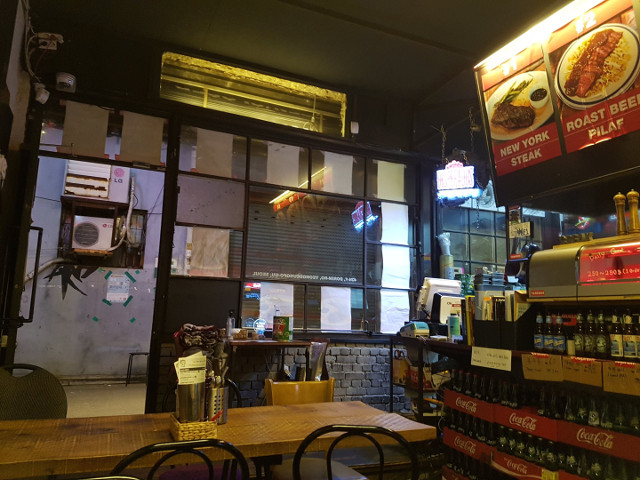
#> input picture Image Analysis/img/restaurant1.jpg, 640 x 480 px
$ jupyter execute 02_OpenCV_Panorama.ipynb
#> lines starting #> are read from the running program, lines starting #| are printed output that depends on the picture
### 파노라마 사진 생성
### (1) 좌측 사진을 우측사진에 매칭
### (2) 원근변환 행렬을 구하여, cv2.warpPerspective() 함수로 원근 변환

[cell 1]
import cv2, numpy as np
import matplotlib.pyplot as plt


#이미지 불러오기
img1 = cv2.imread('img/restaurant1.jpg')
#> img1 is the input picture: shape (480, 640, 3); mean B, G, R 48.7, 66.2, 80.3
img2 = cv2.imread('img/restaurant2.jpg')
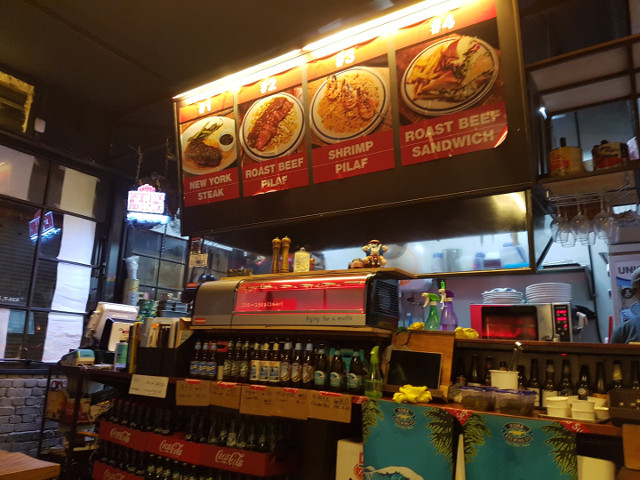
#> input picture Image Analysis/img/restaurant2.jpg, 640 x 480 px
#> img2 is the input picture: shape (480, 640, 3); mean B, G, R 49.6, 67.1, 89.5
gray1 = cv2.cvtColor(img1, cv2.COLOR_BGR2GRAY)
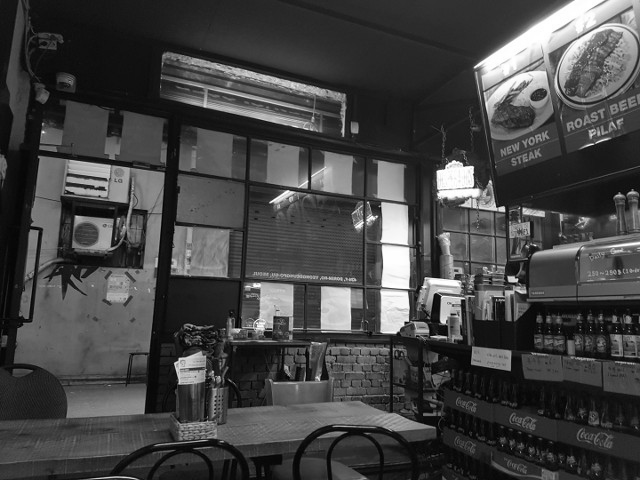
#> gray1: shape (480, 640); min 0, max 255, mean 68.4
gray2 = cv2.cvtColor(img2, cv2.COLOR_BGR2GRAY)
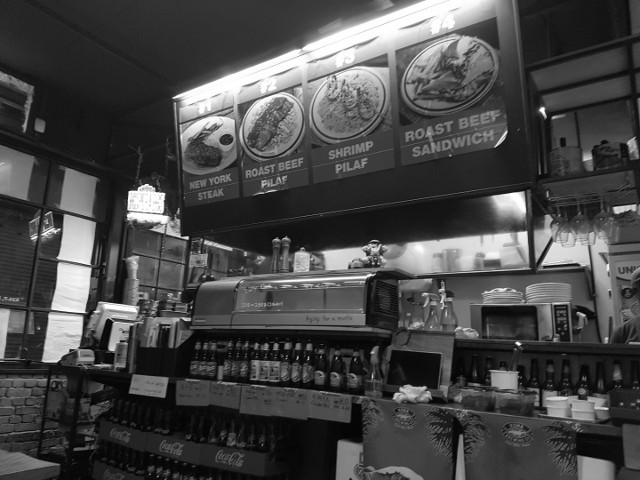
#> gray2: shape (480, 640); min 0, max 255, mean 71.8

# 검출기 생성
detector = cv2.ORB_create()
kp1, desc1  = detector.detectAndCompute(gray2, None)
#> kp1 = 500 keypoints; strongest (x, y, size): (517, 343, 31), (540, 109, 37.2), (542, 108, 37.2), (187, 238, 31)
kp2, desc2  = detector.detectAndCompute(gray1, None)
#> kp2 = 500 keypoints; strongest (x, y, size): (502, 207, 31), (443, 322, 31), (407, 319, 31), (408, 287, 31)

# 매칭기 생성
matcher = cv2.BFMatcher(cv2.NORM_HAMMING)

# 매칭(knnMatch 이용)
matches = matcher.knnMatch(desc1, desc2 , 2)
#> matches = 500 matches
# print("matches: ", matches)
# print(" ")

# 이웃 거리의 75%로 좋은 매칭점 추출---②
ratio = 0.7
good_matches = [first for first,second in matches \
                    if first.distance < second.distance * ratio]
#> good_matches = 63 matches
print('good matches:%d/%d' %(len(good_matches),len(matches)))
#| good matches:63/500

# 좋은 매칭점의 queryIdx로 원본 영상의 좌표 구하기 ---③
src_pts = np.float32([ kp1[m.queryIdx].pt for m in good_matches ])
#> src_pts = 63 pairs, first value 51.6 to 230.4, second value 99.36 to 364.6

# 좋은 매칭점의 trainIdx로 대상 영상의 좌표 구하기 ---④
dst_pts = np.float32([ kp2[m.trainIdx].pt for m in good_matches ])
#> dst_pts = 63 pairs, first value 375.8 to 542.6, second value 67.68 to 336

mtrx, mask = cv2.findHomography(src_pts, dst_pts)
#> mtrx = [[0.465, 0.181, 298], [-0.326, 0.89, 25.43], [-0.000971, 0.000127, 1]]; mask = 63 values, max 1 at index 0, min 0 at index 10, mean 0.825

# 원본 영상 크기로 변환 영역 좌표 생성 ---⑥
w = img2.shape[1] + img1.shape[1]
#> w = 1280
h = img2.shape[0]
#> h = 480

pts = np.float32([ [[0,0]],[[0,h-1]],[[w-1,h-1]],[[w-1,0]] ])

# 원본 영상 좌표를 원근 변환  ---⑦
dst = cv2.perspectiveTransform(pts, mtrx)
#> dst = [[298, 25.43], [362.7, 426], [-5393.5, -192.3], [-3683.5, 1616]]

dst = cv2.warpPerspective(img2, mtrx, (w, h))
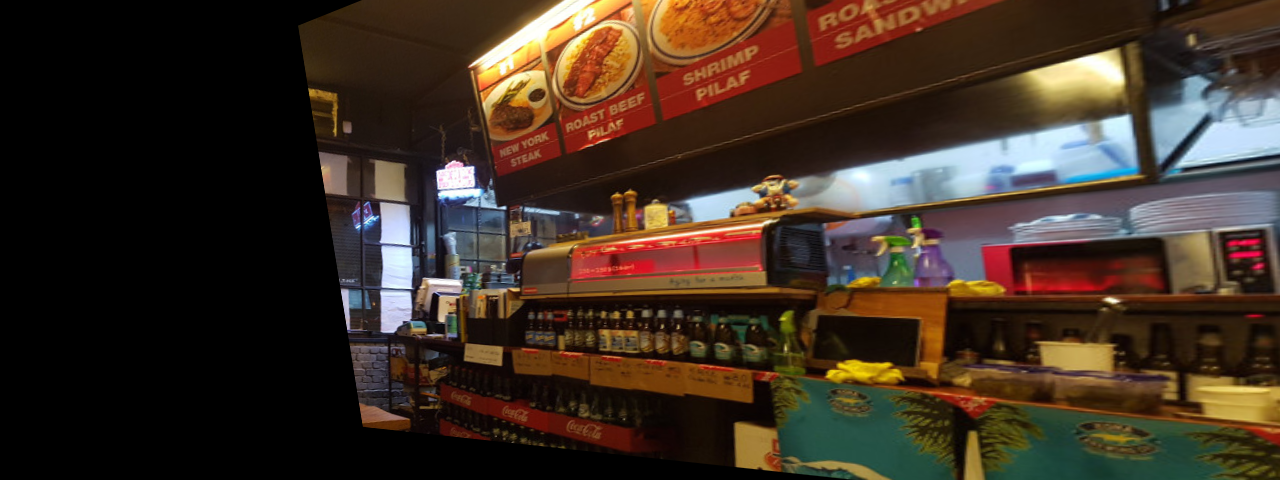
#> dst: shape (480, 1280, 3); mean B, G, R 36.4, 48.3, 63.3

dst[0:img1.shape[0], 0:img1.shape[1]] = img1
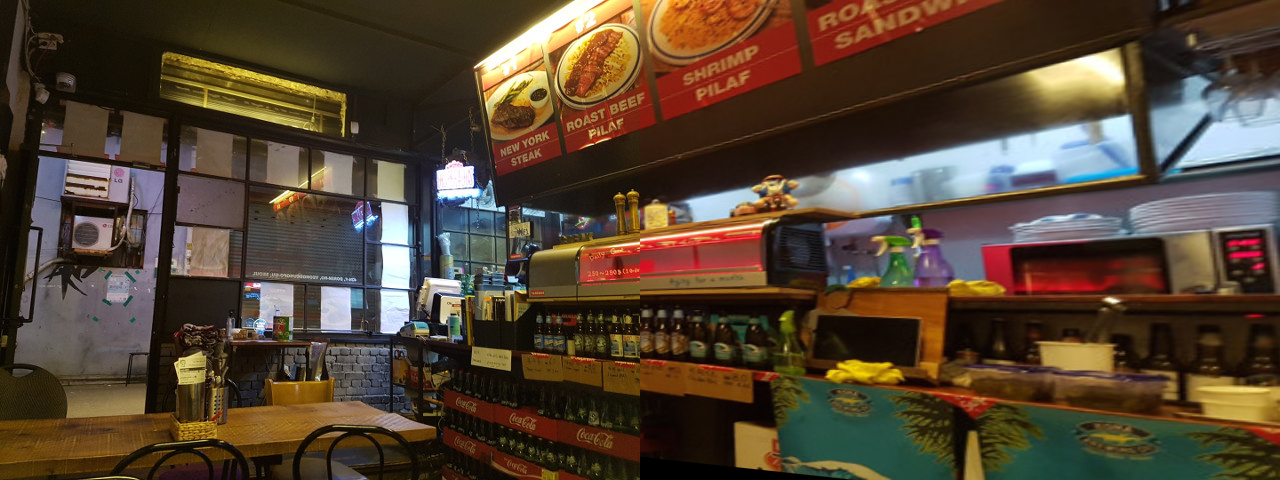
#> dst: shape (480, 1280, 3); mean B, G, R 50.1, 67.4, 83.9

cv2.imshow('Good Match', dst)

cv2.waitKey()
cv2.destroyAllWindows()

[cell 2]
import cv2
import numpy as np

#이미지 불러오기
img1 = cv2.imread('img/restaurant1.jpg')
img2 = cv2.imread('img/restaurant2.jpg')
gray1 = cv2.cvtColor(img1, cv2.COLOR_BGR2GRAY)
gray2 = cv2.cvtColor(img2, cv2.COLOR_BGR2GRAY)

# 검출기 생성
detector = cv2.ORB_create()
kp1, des1 = detector.detectAndCompute(gray2, None)
kp2, des2 = detector.detectAndCompute(gray1, None)

# 매칭기 생성
matcher = cv2.BFMatcher(cv2.NORM_HAMMING, crossCheck = True)

# 매칭
matches = matcher.match(des1, des2)
#> matches = 188 matches


# 좋은 매칭점 찾기
matches = sorted(matches, key=lambda x:x.distance)

min_dist, max_dist = matches[0].distance, matches[-1].distance
#> min_dist = 12; max_dist = 78

ratio = 0.2
good_thresh = (max_dist - min_dist)*ratio + min_dist
#> good_thresh = 25.2

good_matches = [m for m in matches if m.distance < good_thresh]
#> good_matches = 31 matches
print('matches: %d/%d, min: %.2f, max: %.2f, thresh: %.2f' %(len(good_matches),len(matches), min_dist, max_dist, good_thresh))
#| matches: 31/188, min: 12.00, max: 78.00, thresh: 25.20

# 원근변환
src_pts = np.float32([ kp1[m.queryIdx].pt for m in good_matches ])
#> src_pts = 31 pairs, first value 55.3 to 184.1, second value 96.48 to 319

dst_pts = np.float32([ kp2[m.trainIdx].pt for m in good_matches ])
#> dst_pts = 31 pairs, first value 375.6 to 500.2, second value 66.24 to 294

mtrx, mask = cv2.findHomography(src_pts, dst_pts)
#> mtrx = [[0.304, 0.129, 308.9], [-0.369, 0.823, 36.47], [-0.00122, 6.13e-05, 1]]; mask = 31 values, max 1 at index 0, min 0 at index 15, mean 0.935

w = img1.shape[1] + img2.shape[1]
h = img1.shape[0]

pts = np.float32([ [[0,0]],[[0,h-1]],[[w-1,h-1]],[[w-1,0]] ])

dst = cv2.perspectiveTransform(pts,mtrx)
#> dst = [[308.9, 36.47], [360.1, 418.6], [-1419, 76.86], [-1235.9, 771.2]]

res = cv2.cv2.warpPerspective(img2, mtrx, (w, h))
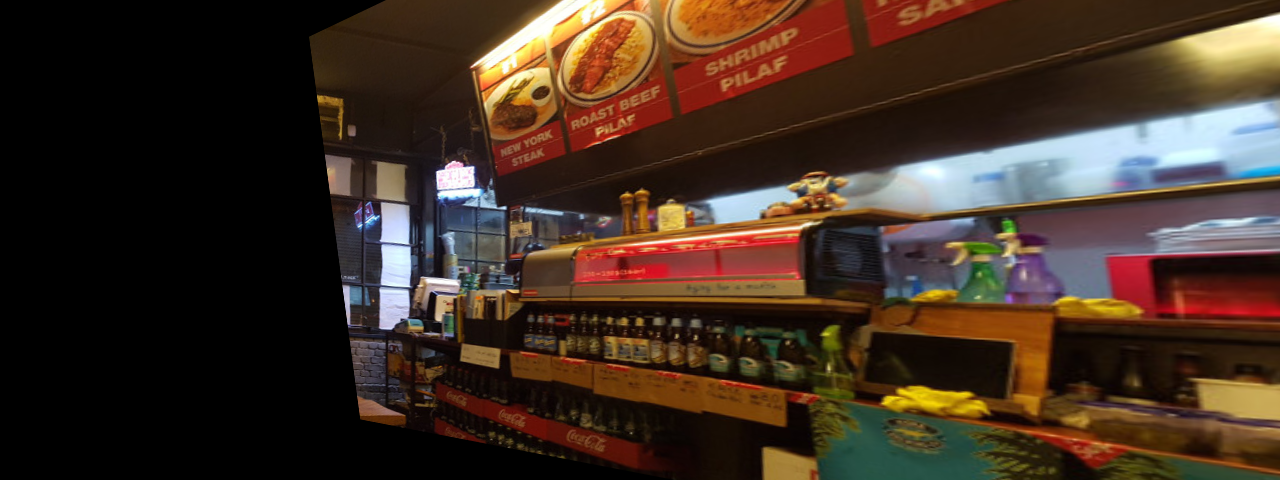
#> res: shape (480, 1280, 3); mean B, G, R 35.4, 47.4, 65

res[0:img1.shape[0], 0:img1.shape[1]] = img1
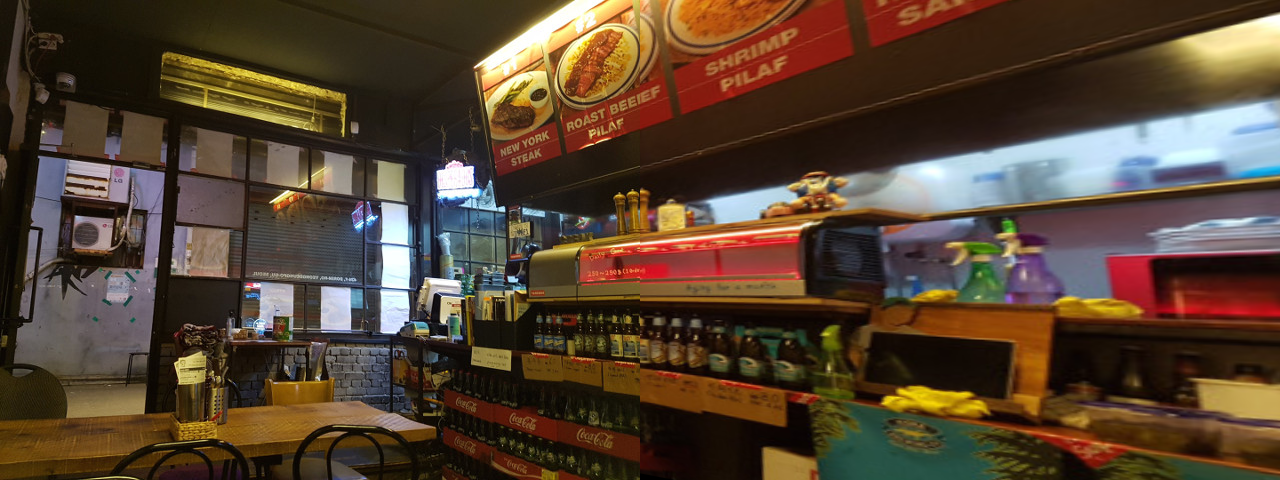
#> res: shape (480, 1280, 3); mean B, G, R 49.3, 66.8, 85.9

cv2.imshow('goodMatch', res)
cv2.waitKey(0)
cv2.destroyAllWindows()
